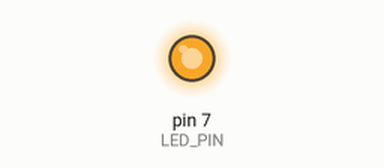
A sketch run on a simulated Arduino Uno, built with avr-gcc and run on an emulated ATmega328P. Parts: output pins drawn as LEDs (lit = HIGH).

Above: at 0.05 s.
At 0.3 s:
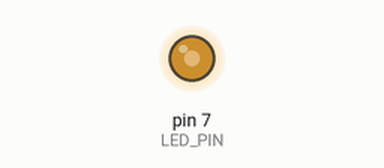
At 0.45 s:
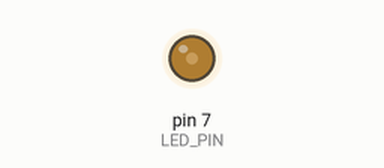
At 0.9 s:
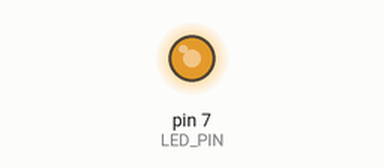
Timing chart, 0 to 3.0 s (numbered marks = the images above):
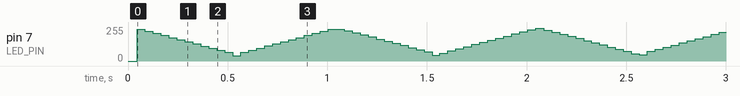

The sketch:

06C17.ino
```cpp
#define LED_PIN 7

int period = 100;
int duty = 0;

void set_period(int p) {
  period = p;
}

void set_duty(int d) {
  duty = d;
}

void pwm() {
  if (duty == 0) {
    digitalWrite(LED_PIN, HIGH);
    delayMicroseconds(period);
  }
  else if (duty == 100) {
    digitalWrite(LED_PIN, LOW);
    delayMicroseconds(period);
  }
  else {
    int onTime = period * duty / 100;
    int offTime = period - onTime;

    digitalWrite(LED_PIN, LOW);
    delayMicroseconds(onTime);

    digitalWrite(LED_PIN, HIGH);
    delayMicroseconds(offTime);
  }
}

void setup() {
  pinMode(LED_PIN, OUTPUT);
  digitalWrite(LED_PIN, HIGH);
}

void loop() {

  set_period(100);

  for (int d = 0; d <= 100; d++) {
    set_duty(d);

    unsigned long start = micros();

    while (micros() - start < 5000) {
      pwm();
    }
  }

  for (int d = 100; d >= 0; d--) {
    set_duty(d);

    unsigned long start = micros();

    while (micros() - start < 5000) {
      pwm();
    }
  }
}
```
